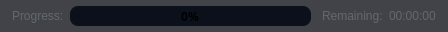
        <widget class="QFrame" name="frame_bottom">
         <property name="sizePolicy">
          <sizepolicy hsizetype="Preferred" vsizetype="Preferred">
           <horstretch>0</horstretch>
           <verstretch>0</verstretch>
          </sizepolicy>
         </property>
         <property name="minimumSize">
          <size>
           <width>0</width>
           <height>32</height>
          </size>
         </property>
         <property name="maximumSize">
          <size>
           <width>3840</width>
           <height>32</height>
          </size>
         </property>
         <property name="styleSheet">
          <string notr="true">background-color: rgba(27, 29, 35, 150)</string>
         </property>
         <property name="frameShape">
          <enum>QFrame::NoFrame</enum>
         </property>
         <property name="frameShadow">
          <enum>QFrame::Raised</enum>
         </property>
         <layout class="QHBoxLayout" name="horizontalLayout">
          <property name="leftMargin">
           <number>12</number>
          </property>
          <property name="topMargin">
           <number>6</number>
          </property>
          <property name="rightMargin">
           <number>12</number>
          </property>
          <property name="bottomMargin">
           <number>6</number>
          </property>
          <item>
           <widget class="QLabel" name="label_53">
            <property name="enabled">
             <bool>true</bool>
            </property>
            <property name="maximumSize">
             <size>
              <width>3840</width>
              <height>16777215</height>
             </size>
            </property>
            <property name="autoFillBackground">
             <bool>false</bool>
            </property>
            <property name="styleSheet">
             <string notr="true">color: rgb(98, 103, 111);
background-color: transparent;</string>
            </property>
            <property name="text">
             <string>Progress:</string>
            </property>
           </widget>
          </item>
          <item>
           <widget class="QProgressBar" name="progressBar">
            <property name="enabled">
             <bool>true</bool>
            </property>
            <property name="sizePolicy">
             <sizepolicy hsizetype="Expanding" vsizetype="Fixed">
              <horstretch>0</horstretch>
              <verstretch>0</verstretch>
             </sizepolicy>
            </property>
            <property name="minimumSize">
             <size>
              <width>241</width>
              <height>20</height>
             </size>
            </property>
            <property name="maximumSize">
             <size>
              <width>3840</width>
              <height>20</height>
             </size>
            </property>
            <property name="font">
             <font>
              <family>Noto Sans</family>
              <weight>75</weight>
              <bold>true</bold>
             </font>
            </property>
            <property name="focusPolicy">
             <enum>Qt::NoFocus</enum>
            </property>
            <property name="acceptDrops">
             <bool>false</bool>
            </property>
            <property name="autoFillBackground">
             <bool>false</bool>
            </property>
            <property name="styleSheet">
             <string notr="true">QProgressBar {
text-align: center;
border-top-left-radius: 8px;
border-top-right-radius: 8px;
border-bottom-left-radius: 8px;
border-bottom-right-radius: 8px;
background: rgba(10, 15, 25, 250);
width: 15px;
}
QProgressBar::chunk {
background: rgba(20, 60, 150, 220);
border-top-left-radius: 8px;
border-top-right-radius: 8px;
border-bottom-left-radius: 8px;
border-bottom-right-radius: 8px;
}</string>
            </property>
            <property name="locale">
             <locale language="English" country="UnitedStates"/>
            </property>
            <property name="inputMethodHints">
             <set>Qt::ImhNone</set>
            </property>
            <property name="value">
             <number>0</number>
            </property>
            <property name="alignment">
             <set>Qt::AlignCenter</set>
            </property>
            <property name="textVisible">
             <bool>true</bool>
            </property>
            <property name="invertedAppearance">
             <bool>false</bool>
            </property>
            <property name="format">
             <string>%p%</string>
            </property>
           </widget>
          </item>
          <item>
           <spacer name="horizontalSpacer_4">
            <property name="orientation">
             <enum>Qt::Horizontal</enum>
            </property>
            <property name="sizeType">
             <enum>QSizePolicy::Fixed</enum>
            </property>
            <property name="sizeHint" stdset="0">
             <size>
              <width>5</width>
              <height>20</height>
             </size>
            </property>
           </spacer>
          </item>
          <item>
           <widget class="QLabel" name="label_54">
            <property name="autoFillBackground">
             <bool>false</bool>
            </property>
            <property name="styleSheet">
             <string notr="true">color: rgb(98, 103, 111);
background-color: transparent;</string>
            </property>
            <property name="text">
             <string>Remaining:</string>
            </property>
           </widget>
          </item>
          <item>
           <widget class="QLabel" name="label_55">
            <property name="autoFillBackground">
             <bool>false</bool>
            </property>
            <property name="styleSheet">
             <string notr="true">color: rgb(98, 103, 111);
background-color: transparent;</string>
            </property>
            <property name="text">
             <string>00:00:00</string>
            </property>
           </widget>
          </item>
         </layout>
        </widget>
